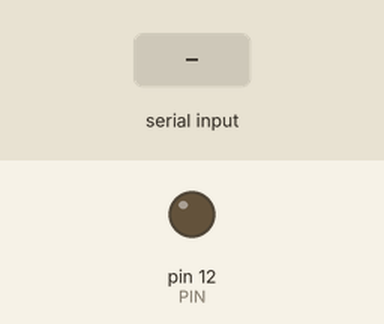
A sketch run on a simulated Arduino Uno, built with avr-gcc and run on an emulated ATmega328P. On the bench: output pins drawn as LEDs (lit = HIGH). Dashed ring = blinking. The test bench sets the inputs (shaded band). What the sketch prints to the serial monitor is not drawn.

Above: at 1.2 s.
1.3 s: "90,45\n" received over Serial
At 1.7 s:
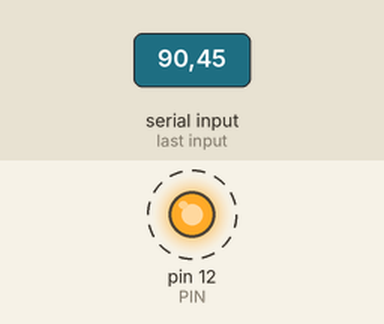
Timing chart, 0 to 10.3 s (numbered marks = the images above; inputs shaded):
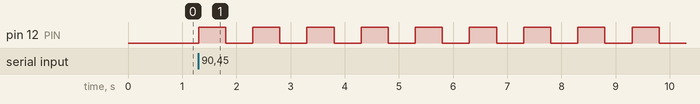

Measured:
- after the input at 1.3 s, pin 12 (PIN): alternates HIGH for 0.50 s and LOW for 0.50 s, starting at once

The sketch:

arduino_11_reading_number_in_serial_moniter1.ino
```cpp
// C++ code
//
int PIN = 12;
String msg = "How many blinks";
int val;
void setup()
{
  pinMode(PIN, OUTPUT);
  Serial.begin(9600);
}

void loop()
{
  Serial.println(msg);
  while(Serial.available()==0){}
  val = Serial.parseInt();
  for(int i=0;i<val;i++){
    digitalWrite(PIN, HIGH);
    delay(500);
    digitalWrite(PIN, LOW);
    delay(500);
  }
}
```
